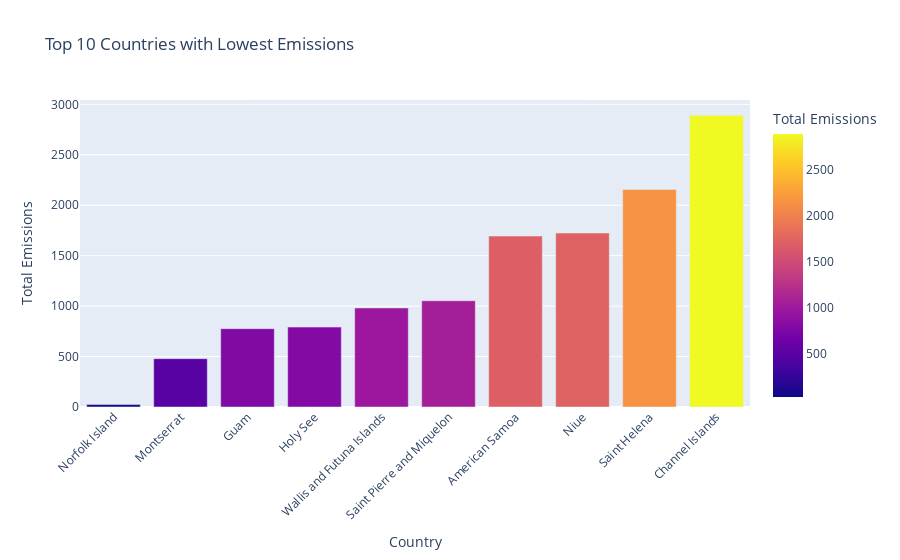

The notebook cell saved with this chart:
### Markdown cell above
The top 10 countries include major emerging and industrialized countries, with China leading as expected, followed by the United States and Brazil

### Code cell
# We do the same thing for the bottom 5 countries for emissions  
# first, we sort the countries based on total emissions and take the top 5
bottom_5 = df_total_emissions.sort_values(by='Emissions', ascending=True).head(10)

# Create the bar chart
fig = px.bar(bottom_5, 
    x='Country Name', 
    y='Emissions', 
    title='Top 10 Countries with Lowest Emissions', 
    labels={'Emissions': 'Total Emissions', 'Country Name': 'Country'}, 
    color='Emissions', 
    color_continuous_scale='plasma'
)

fig.update_layout(xaxis_tickangle=-45)
fig.show()

### Figure 1 — Plotly figure (JSON) as saved in the notebook; plotly's stock layout.template omitted (floating-point values rounded to 4 significant figures)
{"data": [{"alignmentgroup": "True", "hovertemplate": "Country=%{x}<br>Total Emissions=%{marker.color}<extra></extra>", "legendgroup": "", "marker": {"color": [23.91, 479.2, 776.1, 792.1, 981.6, 1053.0, 1694.0, 1724.0, 2156.0, 2890.0], "coloraxis": "coloraxis", "pattern": {"shape": ""}}, "name": "", "offsetgroup": "", "orientation": "v", "showlegend": false, "textposition": "auto", "type": "bar", "x": ["Norfolk Island", "Montserrat", "Guam", "Holy See", "Wallis and Futuna Islands", "Saint Pierre and Miquelon", "American Samoa", "Niue", "Saint Helena", "Channel Islands"], "xaxis": "x", "y": [23.91, 479.2, 776.1, 792.1, 981.6, 1053.0, 1694.0, 1724.0, 2156.0, 2890.0], "yaxis": "y"}], "layout": {"barmode": "relative", "coloraxis": {"colorbar": {"title": {"text": "Total Emissions"}}, "colorscale": [[0, "#0d0887"], [0.1111, "#46039f"], [0.2222, "#7201a8"], [0.3333, "#9c179e"], [0.4444, "#bd3786"], [0.5556, "#d8576b"], [0.6667, "#ed7953"], [0.7778, "#fb9f3a"], [0.8889, "#fdca26"], [1, "#f0f921"]]}, "legend": {"tracegroupgap": 0}, "title": {"text": "Top 10 Countries with Lowest Emissions"}, "xaxis": {"anchor": "y", "domain": [0, 1], "tickangle": -45, "title": {"text": "Country"}}, "yaxis": {"anchor": "x", "domain": [0, 1], "title": {"text": "Total Emissions"}}}}
